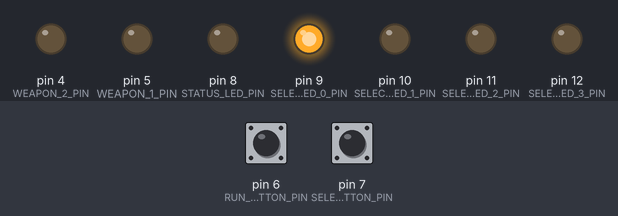
Recording of a sketch running on a simulated Arduino Uno, built with avr-gcc and run on an emulated ATmega328P. On the bench: output pins drawn as LEDs (lit = HIGH). Inputs (shaded band) come from the test bench; at power-on: pin 6 (RUN_BUTTON_PIN) HIGH, pin 7 (SELECT_BUTTON_PIN) HIGH.

Above: at 1.2 s.
1.3 s: pin 6 (RUN_BUTTON_PIN) pulled LOW for 0.15 s
3.0 s: pin 7 (SELECT_BUTTON_PIN) pulled LOW for 0.15 s
At 4.3 s:
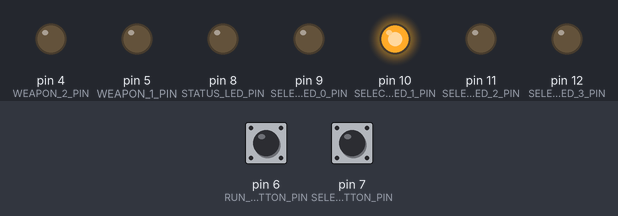
4.7 s: pin 6 (RUN_BUTTON_PIN) pulled LOW for 1 s
At 6.4 s:
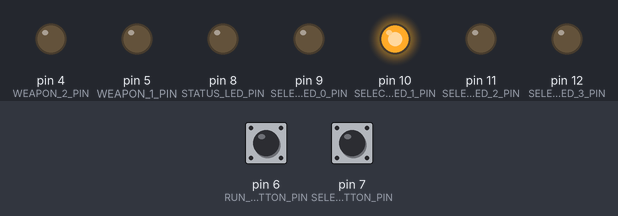
7.2 s: pin 7 (SELECT_BUTTON_PIN) pulled LOW for 1 s
At 8.8 s:
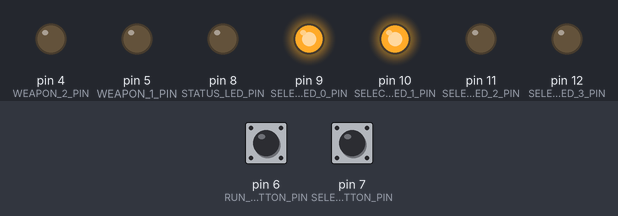
9.7 s: pin 6 (RUN_BUTTON_PIN) pulled LOW for 0.15 s
At 9.91 s:
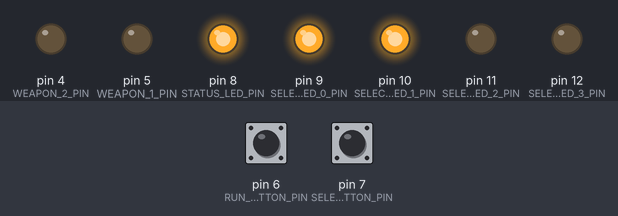
11.4 s: pin 7 (SELECT_BUTTON_PIN) pulled LOW for 0.15 s
At 11.9 s:
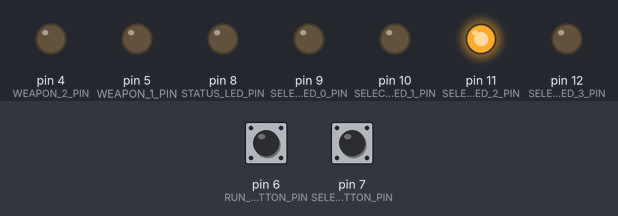
Timing chart, 0 to 14.1 s (numbered marks = the images above; inputs shaded):
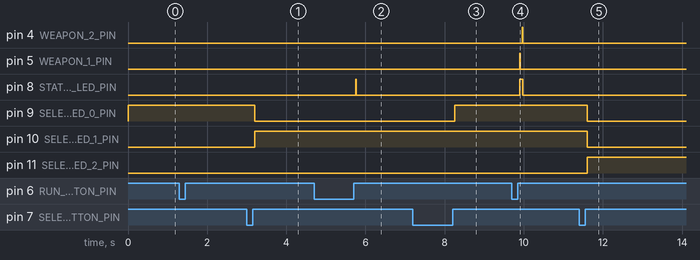

Measured:
- after the input at 3.0 s, pin 9 (SELECT_LED_0_PIN): HIGH → LOW after 0.20 s; pin 10 (SELECT_LED_1_PIN): LOW → HIGH after 0.20 s
- after the input at 4.7 s, pin 8 (STATUS_LED_PIN): LOW → HIGH after 1.1 s, → LOW 0.02 s later
- after the input at 7.2 s, pin 9 (SELECT_LED_0_PIN): LOW → HIGH after 1.1 s
- after the input at 9.7 s, pin 4 (WEAPON_2_PIN): LOW → HIGH after 0.27 s, → LOW 0.01 s later; pin 5 (WEAPON_1_PIN): LOW → HIGH after 0.20 s, → LOW 0.01 s later; pin 8 (STATUS_LED_PIN): LOW → HIGH after 0.20 s, → LOW 0.08 s later
- after the input at 11.4 s, pin 9 (SELECT_LED_0_PIN), pin 10 (SELECT_LED_1_PIN): HIGH → LOW after 0.20 s; pin 11 (SELECT_LED_2_PIN): LOW → HIGH after 0.20 s

The sketch:

Timing_tester.ino
```cpp
#include "utils.h"
#include "constants.h"
#include "programs.h"


int selectedProgram = 1;

int selectButtonState = HIGH;
int lastSelectButtonState = HIGH;
unsigned long lastDebounceTimeSelectButton = 0;  // the last time the output pin was toggled

int runButtonState = HIGH;
int lastRunButtonState = HIGH;
unsigned long lastDebounceTimeRunButton = 0;

// the following variables are unsigned longs because the time, measured in
// milliseconds, will quickly become a bigger number than can be stored in an int.
unsigned long debounceDelay = 50;    // the debounce time; increase if the output flickers


void setup() {
  // put your setup code here, to run once:
  // Set ouput mode on led pins (pin 8 through 12)
  for(int i = 8; i <= 12; i++) {
    pinMode(i, OUTPUT);
    turnLedOff(i);
  }

  // Set pinmode on buttons
  pinMode(SELECT_BUTTON_PIN, INPUT);
  digitalWrite(SELECT_BUTTON_PIN, HIGH);
  pinMode(RUN_BUTTON_PIN, INPUT);
  digitalWrite(RUN_BUTTON_PIN, HIGH);

  // Set pinmodes on the weapon outputs
  pinMode(WEAPON_1_PIN, OUTPUT);
  pinMode(WEAPON_2_PIN, OUTPUT);

  // Write a low as default value
  digitalWrite(WEAPON_1_PIN, LOW);
  digitalWrite(WEAPON_2_PIN, LOW);


  // Set initial program to program one
  selectedProgram = 1;

  // Ensure the leds reflect the first program
  updateProgramLEDs(selectedProgram);
}

void loop() {
  readSelectionButton();
  readRunButton();
}


void increaseProgramSelection(){
  // We'll only allow programs 1 through 15
  selectedProgram++;
  if(selectedProgram == 16){
    selectedProgram = 1;
  }
  updateProgramLEDs(selectedProgram);
}

void readSelectionButton() {
  // read the state of the switch into a local variable:
  int reading = digitalRead(SELECT_BUTTON_PIN);

  // check to see if you just pressed the button
  // (i.e. the input went from LOW to HIGH), and you've waited long enough
  // since the last press to ignore any noise:

  // If the switch changed, due to noise or pressing:
  if (reading != lastSelectButtonState) {
    // reset the debouncing timer
    lastDebounceTimeSelectButton = millis();
  }

  if ((millis() - lastDebounceTimeSelectButton) > debounceDelay) {
    // whatever the reading is at, it's been there for longer than the debounce
    // delay, so take it as the actual current state:

    // if the button state has changed:
    if (reading != selectButtonState) {
      selectButtonState = reading;

      // only toggle the LED if the new button state is HIGH
      if (selectButtonState == HIGH) {
        // HERE IS ACTUAL TRUE PRESS
        increaseProgramSelection();
      }
    }
  }

  // save the reading. Next time through the loop, it'll be the lastButtonState:
  lastSelectButtonState = reading;
}

void readRunButton() {
  // read the state of the switch into a local variable:
  int reading = digitalRead(RUN_BUTTON_PIN);

  // check to see if you just pressed the button
  // (i.e. the input went from LOW to HIGH), and you've waited long enough
  // since the last press to ignore any noise:

  // If the switch changed, due to noise or pressing:
  if (reading != lastRunButtonState) {
    // reset the debouncing timer
    lastDebounceTimeRunButton = millis();
  }

  if ((millis() - lastDebounceTimeRunButton) > debounceDelay) {
    // whatever the reading is at, it's been there for longer than the debounce
    // delay, so take it as the actual current state:

    // if the button state has changed:
    if (reading != runButtonState) {
      runButtonState = reading;

      // only toggle the LED if the new button state is HIGH
      if (runButtonState == HIGH) {
        // HERE IS ACTUAL TRUE PRESS
        // RUN PROGRAM
        digitalWrite(STATUS_LED_PIN, HIGH);   // sets the LED on
        runTestProgram(selectedProgram);
        digitalWrite(STATUS_LED_PIN, LOW);    // sets the LED off
      }
    }
  }

  // save the reading. Next time through the loop, it'll be the lastButtonState:
  lastRunButtonState = reading;
}

void runTestProgram(int program){
    switch (program) {
        case 1:
            programOne();
            break;
        case 2:
            programTwo();
            break;
		case 3:
			programThree();
			break;
		case 4:
			programFour();
			break;
        default:
            break;
    }
}
```

constants.h
```cpp
#ifndef _CONSTANTS_h
#define _CONSTANTS_h

const int SELECT_LED_3_PIN = 12;
const int SELECT_LED_2_PIN = 11;
const int SELECT_LED_1_PIN = 10;
const int SELECT_LED_0_PIN = 9;

const int STATUS_LED_PIN = 8;

const int SELECT_BUTTON_PIN = 7;
const int RUN_BUTTON_PIN = 6;

const int WEAPON_1_PIN = 5;
const int WEAPON_2_PIN = 4;

#endif
```

programs.cpp
```cpp
//
//
//

#include "programs.h"
#include "constants.h"

//WEAPON_1_PIN
//WEAPON_2_PIN

// Test button press durations
void programOne() {
	// Turn on input on both swords
	digitalWrite(WEAPON_1_PIN, HIGH);
	digitalWrite(WEAPON_2_PIN, HIGH);

	// Delay for 5 ms
	delay(5);

	// Turn both inputs off
	digitalWrite(WEAPON_1_PIN, LOW);
	digitalWrite(WEAPON_2_PIN, LOW);
}

// Test double hit, should give points
void programTwo() {
	simulateSwordOne(6);
	delayMicroseconds(25000);
	simulateSwordTwo(6);
}

// Test double hit, should NOT give points
void programThree() {
	simulateSwordOne(8);
	delay(60);
	simulateSwordTwo(8);
}

void programFour()
{
	digitalWrite(WEAPON_1_PIN, HIGH);
	delay(1000);
	digitalWrite(WEAPON_1_PIN, LOW);
}

void simulateSwordOne(int duration)
{
	digitalWrite(WEAPON_1_PIN, HIGH);
	delay(duration);
	digitalWrite(WEAPON_1_PIN, LOW);
}

void simulateSwordTwo(int duration)
{
	digitalWrite(WEAPON_2_PIN, HIGH);
	delay(duration);
	digitalWrite(WEAPON_2_PIN, LOW);
}
```

programs.h
```cpp
// programs.h

#ifndef _PROGRAMS_h
#define _PROGRAMS_h

#if defined(ARDUINO) && ARDUINO >= 100
	#include "Arduino.h"
#else
	#include "WProgram.h"
#endif

void programOne();

void programTwo();

void programThree();

void programFour();

void simulateSwordOne(int duration);

void simulateSwordTwo(int duration);

#endif
```

utilities.cpp
```cpp
//
//
//

#include "utilities.h"
```

utilities.h
```cpp
// utilities.h

#ifndef _UTILITIES_h
#define _UTILITIES_h

#if defined(ARDUINO) && ARDUINO >= 100
	#include "Arduino.h"
#else
	#include "WProgram.h"
#endif


#endif
```

utils.cpp
```cpp
//
//
//

#include "utils.h"
#include "constants.h"

void turnLedOn(int led) {
	digitalWrite(led, HIGH);
}

void turnLedOff(int led) {
	digitalWrite(led, LOW);
}

void updateProgramLEDs(int decimalValue) {
	Serial.print("Updating leds with value: ");
	Serial.println(decimalValue);

	// LED 0 is determined by MOD 2
	if (decimalValue % 2) {
		digitalWrite(SELECT_LED_0_PIN, HIGH);
	}
	else {
		digitalWrite(SELECT_LED_0_PIN, LOW);
	}

	// LED 1 is determined by MOD(QUOTIENT(x, 2),2)
	if ((decimalValue / 2) % 2) {
		digitalWrite(SELECT_LED_1_PIN, HIGH);
	}
	else {
		digitalWrite(SELECT_LED_1_PIN, LOW);
	}

	// LED 2 is determined by MOD(QUOTIENT(x, 4),2)
	if ((decimalValue / 4) % 2) {
		digitalWrite(SELECT_LED_2_PIN, HIGH);
	}
	else {
		digitalWrite(SELECT_LED_2_PIN, LOW);
	}

	// LED 3 is determined by MOD(QUOTIENT(x, 4),2)
	if (decimalValue / 8) {
		digitalWrite(SELECT_LED_3_PIN, HIGH);
	}
	else {
		digitalWrite(SELECT_LED_3_PIN, LOW);
	}
}
```

utils.h
```cpp
// utils.h

#ifndef _UTILS_h
#define _UTILS_h

#if defined(ARDUINO) && ARDUINO >= 100
	#include "Arduino.h"
#else
	#include "WProgram.h"
#endif


void turnLedOff(int);

void turnLedOn(int);

void updateProgramLEDs(int);


#endif
```
